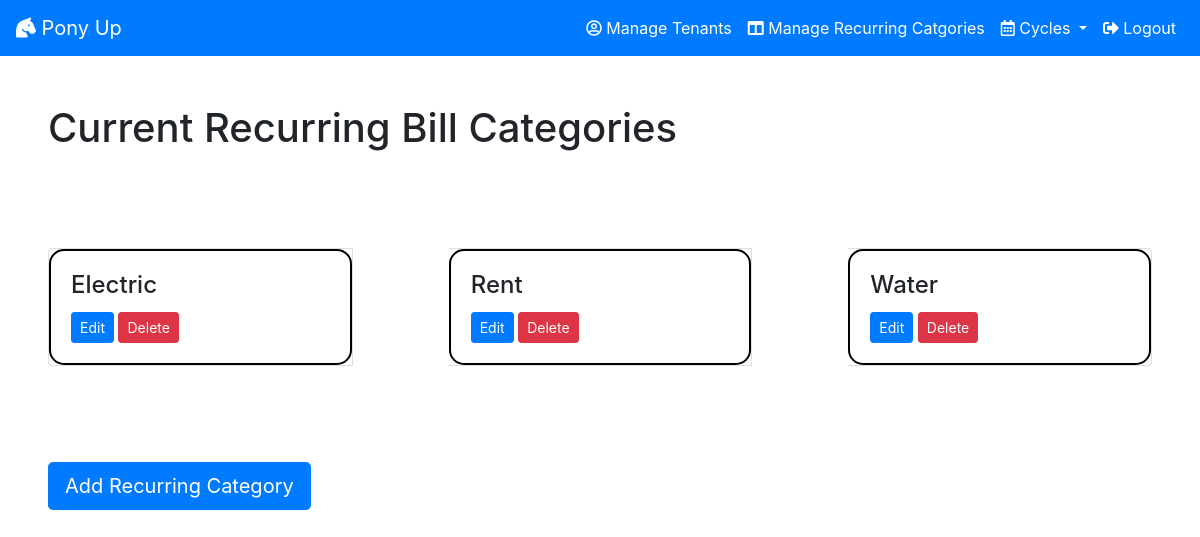
Before: /recurring/ (signed in) with the older database file.
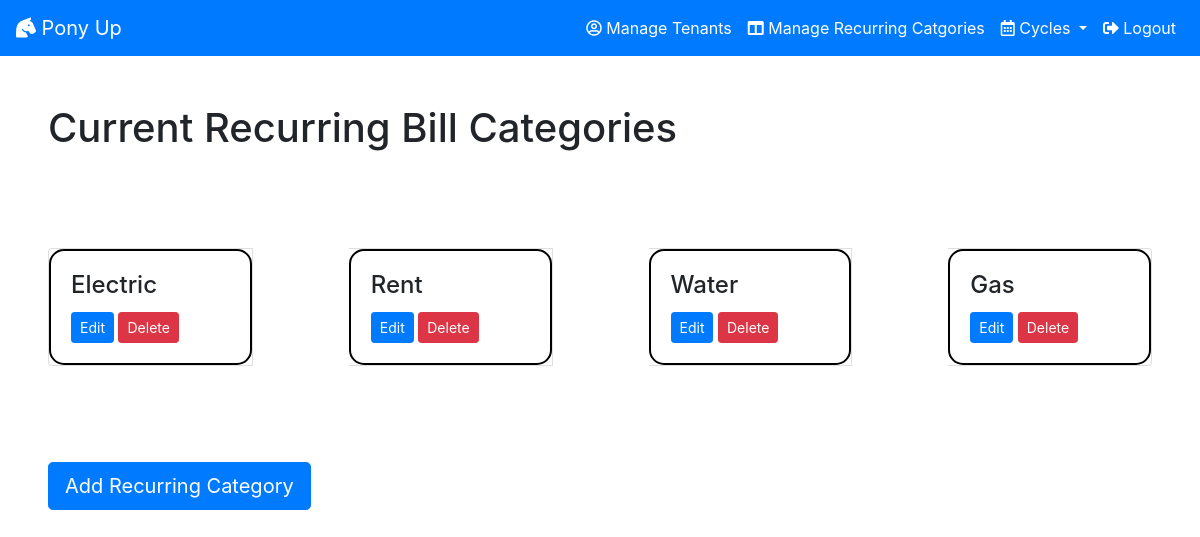
After: the same page with the newer database file.
### cycles/models.py (models this page shows, shortened)
class Recurring(models.Model):
    name = models.CharField(max_length=100)
    deletedOn = models.DateField(default=None, null=True)
    manager = models.ForeignKey(User, on_delete=models.CASCADE)

### cycles/views/recurringlist.py (the view)
# urls.py: path("recurring/", views.recurringlist, name="recurringlist"),
def recurringlist(request):
    managerId = request.user.id
    recurrings = Recurring.objects.filter(manager=managerId)
    context = {'recurrings': recurrings}
    return render(request, 'cycles/recurringlist.html', context)

### cycles/templates/cycles/recurringlist.html (shortened to what this page needs)
{% extends "cycles/index.html" %}
{% block content %}
<h1 class="m-5">Current Recurring Bill Categories</h1>
<div class='card-group'>
    {% for recurring in recurrings %}
    {% if recurring.deletedOn is None %}
    <div class="card m-5">
        <div class='card-body tenantCard'>
                <h4 class="card-title">{{ recurring.name }}</h4>
                <a href="{% url 'cycles:editRecurringForm' recurring.id %}"><button
                        class="btn btn-primary btn-sm">Edit</button></a>
                <a href="{% url 'cycles:deleteRecurring' recurring.id %}"><button
                        class="btn btn-danger btn-sm">Delete</button></a>
        </div>
    </div>
    {% endif %}
    {% endfor %}
</div>
<a href="{% url 'cycles:addRecurringForm' %}"><button class="btn btn-primary btn-lg m-5">Add Recurring
        Category</button></a>
{% endblock %}

Changed rows visible on the page:
added Recurring: name "Gas"
